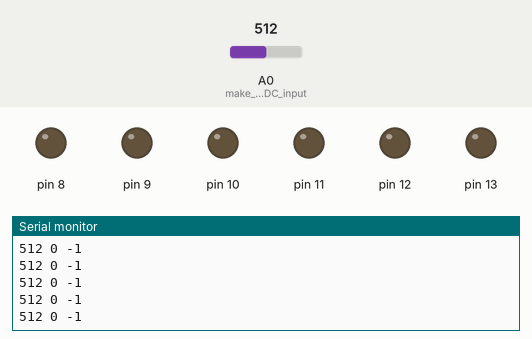
Bench run of a sketch on a simulated Arduino Uno, built with avr-gcc and run on an emulated ATmega328P. Shown: output pins drawn as LEDs (lit = HIGH), the last lines printed to the serial monitor. The test bench sets the inputs (shaded band); at power-on: A0 (make_A0_as_ADC_input) = 512.

Above: at 0.8 s.
0.9 s: A0 (make_A0_as_ADC_input) set to 497
At 1.8 s:
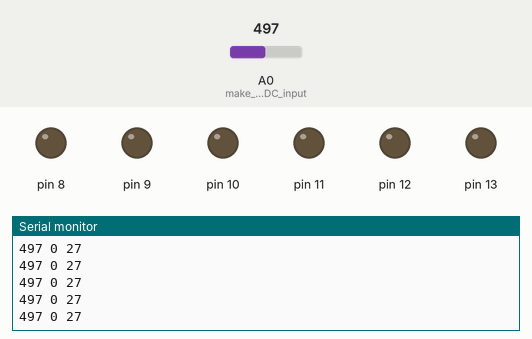
2.4 s: A0 (make_A0_as_ADC_input) set to 511
At 3.2 s:
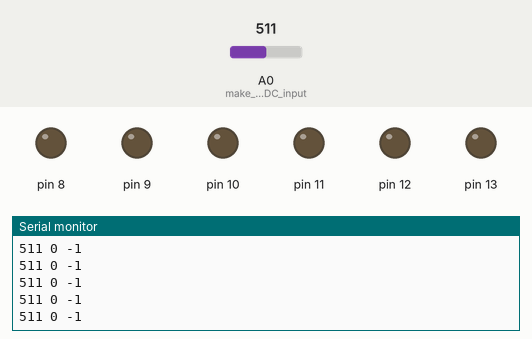
Timing chart, 0 to 5.4 s (numbered marks = the images above; inputs shaded):
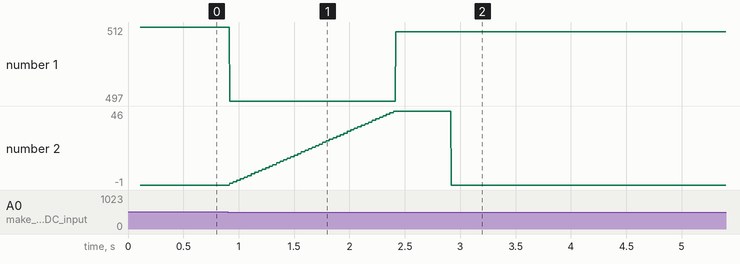

Measured:
- after the input at 0.9 s, the serial monitor: prints a new line at once (image 1)
- after the input at 2.4 s, the serial monitor: prints a new line at once (image 2)
- plotted number 1: 512 → 497 after the input at 0.9 s, 497 → 511 after the input at 2.4 s
- plotted number 2: -1 → 46 after the input at 0.9 s

The sketch:

Magic_Lights.ino
```cpp
/*
 * calibrate the th value according to your mic needs. Debug the code by uncommenting the Serial.print part of the code.
 * A code by TEAM OMEGA.
 */


#define th 4

int c = -1, y = 0, ch = 0;
long ls = 0, tim = 0, tim2 = 0,b=0;
boolean f = true, state=true;

byte pat[]={0b00101010, 0b00010101};  //the dancing pattern of the LEDs;

void setup() {
  pinMode (A0, INPUT); //make A0 as ADC input;

  Serial.begin (38400);// Start the serial communication for debugging. (remember without debugging and calibrating, this code wont work for you. );
DDRB=0x3f;

  for(int i=0;i<1000;i++)
  b = b + analogRead(A0); // accumulate 1000 no of samples for averaging the base value of the mic input;

  b/=1000; //average the samples;


  for (;;) //avoid void loop for timing stability. Use an infinite for loop instead;
  {
    y = analogRead (A0); //read the samples;

    if (abs(y-b) > th) //trigger the threshold;
      {
        if(millis()-ls>30)  //debounce the values;
        {
        if (f) //restart the clearing timer for the clap sequence;
        {
          tim = millis();
          f = false;  //clear the timer only once;
        }

        ls=millis(); //clear the debounce timer;
        c++;
        }
      }


    if (millis() - tim > 2000)  //the clearing timer that reads the sequences;
    {
      if (c == 0)
        ch = 1;
      else if (c == 1)
        ch = 2;
      else if (c == 2)
        ch = 3;

      c = -1;

      tim = millis(); //reset the clearing timer;
      f = true;
    }

    Serial.print (y);
    Serial.print (" ");
    Serial.print (ch);
    Serial.print (" ");
    Serial.println (c);


    if(ch==1)
    PORTB=0x3f;   //use port register access for faster output;

    else if(ch==2)
    PORTB=0x00;   //use port register access for faster output;

    else if(ch==3)
    {
      if(millis()-tim2>1000)  //create a delay between the dancing pattern 1s;
      {
      state=!state;   //create the dancing pattern by inverting the outputs sequentially;
      tim2=millis();
      }
     PORTB=pat[state];  //use port register access for faster output;
    }
  }
  }

void loop() {

}
```
